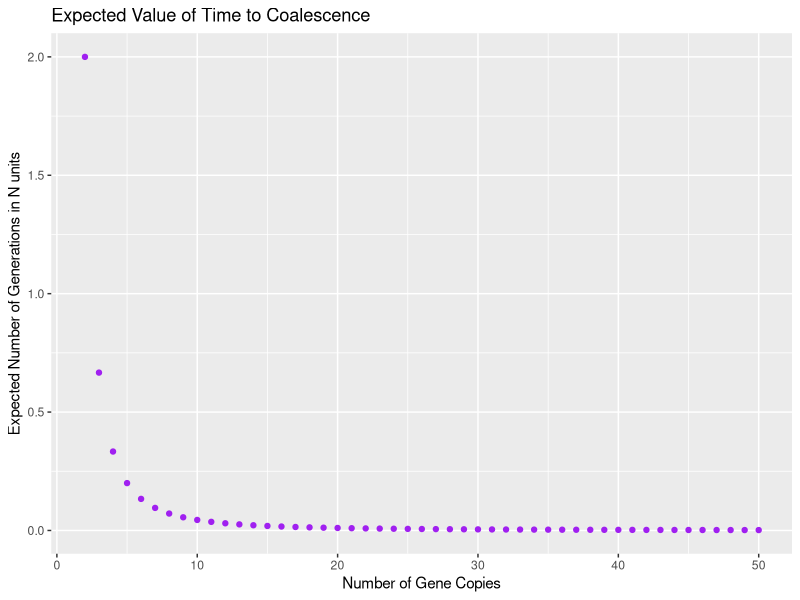
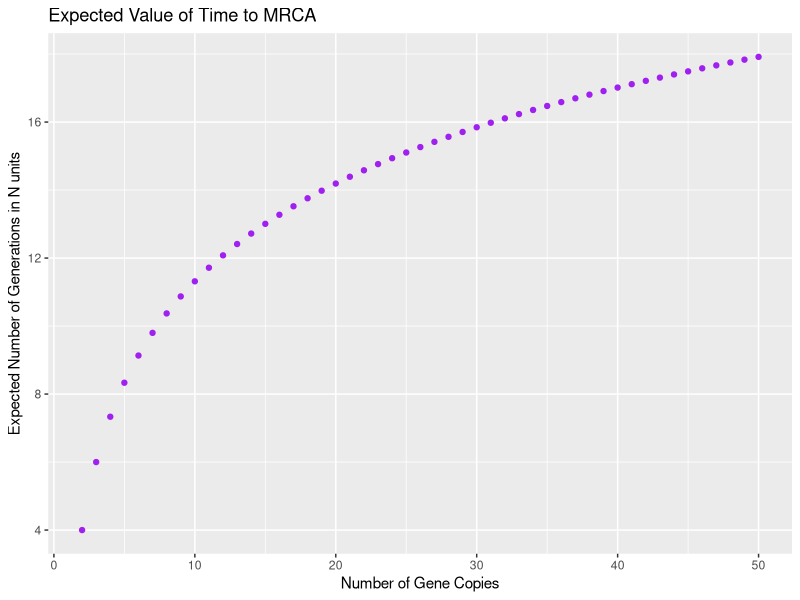
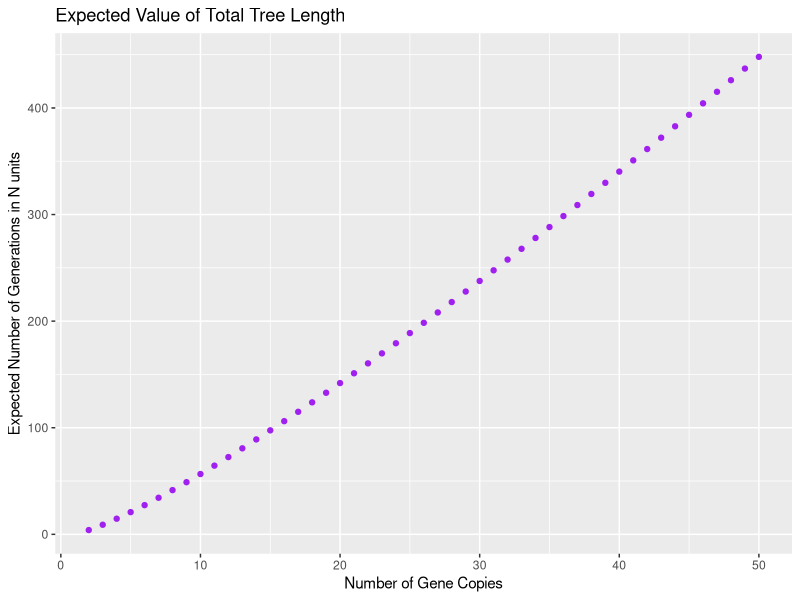

These figures' R source, in order:
library(ggplot2)


#Time to first coalescent event
E_coalesce <- function(gene_copies){
  E_coal_data <- NULL
  for(k in gene_copies){
    t = 2/((k*(k-1))/2)
    E_coal_data <- append(E_coal_data, t)
  }
  return(E_coal_data)
}

#Time to MRCA
E_MRCA <- function(gene_copies){
  E_MRCA_data <- NULL
  for(n in gene_copies){
    k_values <- 2:n
    t_values <- NULL
    for(k in k_values){
      t = 2/((k*(k-1))/2)
      t_values <- append(t_values, k*t) 
    }
  E_MRCA_data <- append(E_MRCA_data, sum(t_values))
  }
  return(E_MRCA_data)
}

#Total Tree Length
E_TTL <- function(gene_copies){
  E_TTL_data <- NULL
  for(n in gene_copies){
    k_values <- 2:n
    t_values <- NULL
    for(k in k_values){  
    t = 2/((k*(k-1))/n)
    t_values <- append(t_values, k*t)
    }
    E_TTL_data <- append(E_TTL_data, sum(t_values))
  }
  return(E_TTL_data)
}


genecopies = 2:50
coalesce = E_coalesce(genecopies)
MRCA = E_MRCA(genecopies)
TTL = E_TTL(genecopies)

Data <- data.frame(genecopies, coalesce, MRCA, TTL)

#Graph
ggplot(Data, aes(genecopies, coalesce)) +
  geom_point(color = "purple") +
  labs(x = "Number of Gene Copies", y = "Expected Number of Generations in N units", title = "Expected Value of Time to Coalescence")

ggplot(Data, aes(genecopies, MRCA)) +
  geom_point(color = "purple") +
  labs(x = "Number of Gene Copies", y = "Expected Number of Generations in N units", title = "Expected Value of Time to MRCA")

ggplot(Data, aes(genecopies, TTL)) +
  geom_point(color = "purple") +
  labs(x = "Number of Gene Copies", y = "Expected Number of Generations in N units", title = "Expected Value of Total Tree Length")
